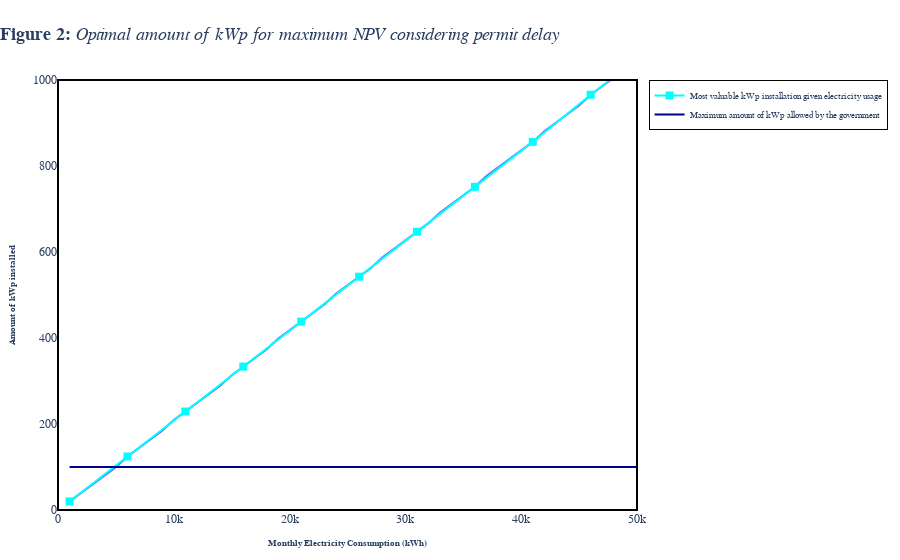

Notebook cell for this chart:
### Code cell
optimal_graph(monthly_electricity_consumption, kw_options, according_initial_cost)

### Figure 1 — Plotly figure (JSON) as saved in the notebook; plotly's stock layout.template omitted (floating-point values rounded to 4 significant figures)
{"data": [{"hovertemplate": "Monthly Electricity Consumption (kWh)=%{x}<br>Amount of kWp installed=%{y}<extra></extra>", "legendgroup": "", "line": {"color": "#636efa", "dash": "solid"}, "marker": {"symbol": "circle"}, "mode": "lines", "name": "", "orientation": "v", "showlegend": false, "type": "scatter", "x": [1000, 2000, 3000, 4000, 5000, 6000, 7000, 8000, 9000, 10000, 11000, 12000, 13000, 14000, 15000, 16000, 17000, 18000, 19000, 20000, 21000, 22000, 23000, 24000, 25000, 26000, 27000, 28000, 29000, 30000, 31000, 32000, 33000, 34000, 35000, 36000, 37000, 38000, 39000, 40000, 41000, 42000, 43000, 44000, 45000, 46000, 47000, 48000, 49000, 50000, 51000, 52000, 53000, 54000, 55000, 56000, 57000, 58000, 59000, 60000, 61000, 62000, 63000, 64000, 65000, 66000, 67000, 68000, 69000, 70000, 71000, 72000, 73000, 74000, 75000, 76000, 77000, 78000, 79000, 80000, 81000, 82000, 83000, 84000, 85000, 86000, 87000, 88000, 89000, 90000, 91000, 92000, 93000, 94000, 95000, 96000, 97000, 98000, 99000, 100000], "xaxis": "x", "y": [19.95, 39.86, 59.77, 79.68, 99.59, 124.5, 144.4, 164.3, 184.2, 209.1, 229.0, 248.9, 268.8, 288.7, 313.6, 333.5, 353.4, 373.3, 398.2, 418.1, 438.0, 457.9, 477.9, 502.7, 522.6, 542.6, 562.5, 587.4, 607.3, 627.2, 647.1, 667.0, 691.9, 711.8, 731.7, 751.6, 776.5, 796.4, 816.3, 836.2, 856.1, 881.0, 900.9, 920.8, 940.7, 965.6, 985.5, 1005.0, 1025.0, 1045.0, 1070.0, 1090.0, 1100, 1100, 1100, 1100, 1100, 1100, 1100, 1100, 1100, 1100, 1100, 1100, 1100, 1100, 1100, 1100, 1100, 1100, 1100, 1100, 1100, 1100, 1100, 1100, 1100, 1100, 1100, 1100, 1100, 1100, 1100, 1100, 1100, 1100, 1100, 1100, 1100, 1100, 1100, 1100, 1100, 1100, 1100, 1100, 1100, 1100, 1100, 1100], "yaxis": "y"}, {"line": {"color": "cyan", "dash": "solid", "width": 2}, "marker": {"size": 8, "symbol": "square"}, "mode": "lines+markers", "name": "Most valuable kWp installation given electricity usage", "type": "scatter", "x": [1000, 6000, 11000, 16000, 21000, 26000, 31000, 36000, 41000, 46000, 51000, 56000, 61000, 66000, 71000, 76000, 81000, 86000, 91000, 96000], "y": [19.95, 124.5, 229.0, 333.5, 438.0, 542.6, 647.1, 751.6, 856.1, 965.6, 1070.0, 1100, 1100, 1100, 1100, 1100, 1100, 1100, 1100, 1100]}, {"line": {"color": "darkblue", "width": 2}, "mode": "lines", "name": "Maximum amount of kWp allowed by the government", "type": "scatter", "x": [1000, 100000], "y": [100, 100]}], "layout": {"font": {"family": "Arial", "size": 6}, "legend": {"bgcolor": "rgba(255, 255, 255, 0.8)", "bordercolor": "black", "borderwidth": 1, "font": {"size": 9}, "title": {"text": ""}, "tracegroupgap": 0}, "margin": {"b": 50, "l": 50, "r": 50, "t": 80}, "paper_bgcolor": "white", "plot_bgcolor": "white", "shapes": [{"line": {"color": "black", "width": 2}, "type": "rect", "x0": 0, "x1": 1, "xref": "paper", "y0": 0, "y1": 1, "yref": "paper"}], "title": {"font": {"family": "Times New Roman", "size": 18}, "text": "<b>Figure 2:</b> <i>Optimal amount of kWp for maximum NPV considering permit delay</i>", "x": 0}, "xaxis": {"anchor": "y", "domain": [0, 1], "range": [0, 50000], "tickfont": {"family": "Arial", "size": 12}, "title": {"font": {"family": "Arial", "size": 9}, "text": "<b>Monthly Electricity Consumption (kWh)</b>"}}, "yaxis": {"anchor": "x", "domain": [0, 1], "range": [0, 1000], "tickfont": {"family": "Arial", "size": 12}, "title": {"font": {"family": "Arial", "size": 9}, "text": "<b>Amount of kWp installed</b>"}}}}
